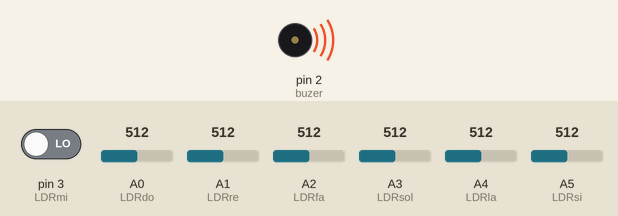
Recording of a sketch running on a simulated Arduino Uno, built with avr-gcc and run on an emulated ATmega328P. Shown: buzzer (waves = sounding). The test bench sets the inputs (shaded band); at power-on: pin 3 (LDRmi) LOW, A0 (LDRdo) = 512, A1 (LDRre) = 512, A2 (LDRfa) = 512, A3 (LDRsol) = 512, A4 (LDRla) = 512, A5 (LDRsi) = 512. What the sketch prints to the serial monitor is not drawn.

Above: at 0.1 s.
Timing chart, 0 to 1.6 s (numbered marks = the images above):
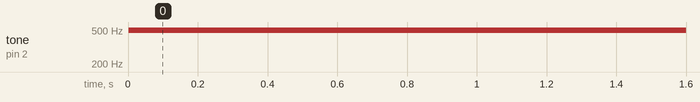

Measured:
- by itself, tone on pin 2 (buzer): silent → 495 Hz at 0.00 s

The sketch:

LuanaPietro21_09_2022.ino
```cpp
int LDRdo = A0, LDRre = A1, LDRmi = 3, LDRfa = A2, LDRsol = A3, LDRla = A4, LDRsi = A5, buzer = 2, ValorADescobrir = 500;
int DO = 264, RE = 297, MI = 330, FA = 352, SOL = 396, LA = 440, SI = 495;
void setup() {
  pinMode(LDRdo, INPUT);
  pinMode(LDRre, INPUT);
  pinMode(LDRmi, INPUT);
  pinMode(LDRfa, INPUT);
  pinMode(LDRsol, INPUT);
  pinMode(LDRla, INPUT);
  pinMode(LDRsi, INPUT);
  Serial.begin(9600);
}
void loop() {
  Serial.println(digitalRead(LDRmi));
  Serial.print("Do: ");
  Serial.println(analogRead(LDRdo));
  Serial.print("Re: ");
  Serial.println(analogRead(LDRre));
  Serial.print("Fa: ");
  Serial.println(analogRead(LDRfa));
  Serial.print("Sol: ");
  Serial.println(analogRead(LDRsol));
  Serial.print("La: ");
  Serial.println(analogRead(LDRla));
  if (analogRead(LDRdo) > 500) {
    tone(buzer, DO, 200);
  }
  if (analogRead(LDRre) > 500 ) {
    tone(buzer, RE, 200);
  }

  if (digitalRead(LDRmi)  ) {
    tone(buzer, MI, 200);
  }

  if (analogRead(LDRfa) > 500 ) {
    tone(buzer, FA, 200);
  }

  if (analogRead(LDRsol) > 500 ) {
    tone(buzer, SOL, 200);
  }

  if (analogRead(LDRla) > 700 ) {
    tone(buzer, LA, 200);
  }

  if (analogRead(LDRsi) > 500 ) {
    tone(buzer, SI, 200);
  }

  delay(10);
}
```
